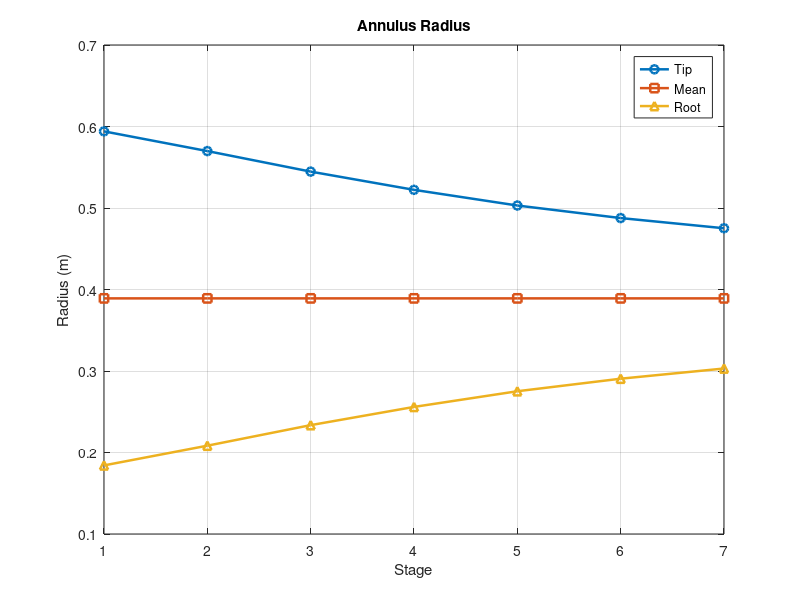
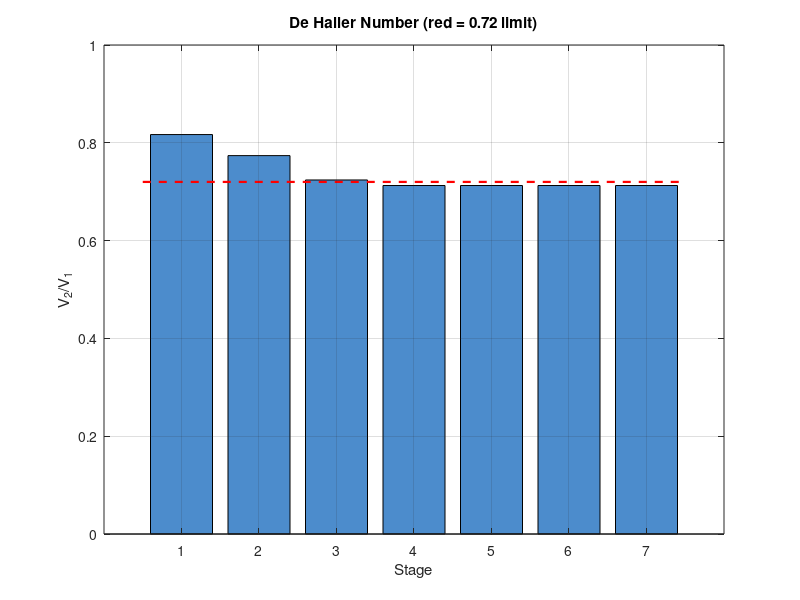
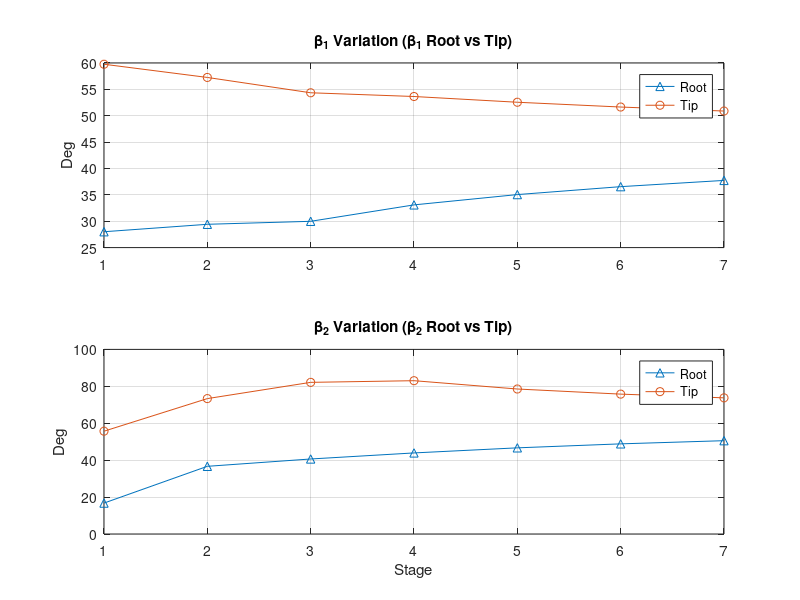

Here is the MATLAB script that generated these plots, in order:
%% =====================================================================
%  AXIAL COMPRESSOR STAGE-BY-STAGE MEAN-LINE DESIGN
%  Method: Cohen, Rogers & Saravanamuttoo ("Gas Turbine Theory")
%  Features: Exact RPM kinematics, dT0 Bisection Solver, First-Power Law
% =====================================================================
clear; clc; close all;

%% ---------------------------------------------------------------------
%  1. USER INPUT BLOCK
% ------------------------------------------------------------------------
gam   = 1.4;                 % ratio of specific heats
R     = 287;                 % J/kg.K, specific gas constant (air)
Cp    = gam*R/(gam-1);       % J/kg.K

mdot     = 131.2447;         % kg/s, mass flow rate at inlet
N_rpm    = 5819;             % rpm, LP spool speed (EXACT INPUT)
T01      = 389.86;           % K, inlet stagnation temperature
P01      = 73.66e3;          % Pa, inlet stagnation pressure
eta_p    = 0.8782;           % polytropic efficiency
nu_ht    = 0.27;             % hub-to-tip radius ratio at inlet
M1       = 0.549;            % inlet absolute Mach no.
PR_total = 4.1;              % overall design pressure ratio

N_stages = 7;                

% Prescribed per-stage design parameters
dT0_1 = 20.0;                % K, Stage 1 prescribed temp rise
dT0_2 = 25.0;                % K, Stage 2 prescribed temp rise
lambda = [0.98, 0.93, 0.88, 0.83, 0.83, 0.83, 0.83];   % work-done factors
Lambda = [ NaN, 0.70, 0.50, 0.50, 0.50, 0.50, 0.50 ];  % degree of reaction

VORTEX_LAW = 'first_power';  % 'first_power' -> Cw = a*r (solid body)
DEHALLER_LIMIT = 0.72;       % stall guideline for plotting

fprintf('=== INPUT SUMMARY ===\n');
fprintf('Stages: %d | mdot=%.4f kg/s | N = %d rpm | PR_total=%.3f\n\n', ...
    N_stages, mdot, N_rpm, PR_total);

%% ---------------------------------------------------------------------
%  2. STEP 1 : INLET KINEMATICS & ANNULUS (DRIVEN BY RPM)
% ------------------------------------------------------------------------
T1   = T01 / (1 + (gam-1)/2 * M1^2);      % static temperature, K
P1   = P01 / (T01/T1)^(gam/(gam-1));      % static pressure, Pa
rho1 = P1 / (R*T1);                       % static density, kg/m3
Ca   = M1 * sqrt(gam*R*T1);               % mean axial velocity (constant for mean-line)

% Annulus sizing based on mass flow
A1  = mdot / (rho1 * Ca);                 % Inlet area, m^2
rt1 = sqrt( A1 / (pi*(1 - nu_ht^2)) );    % tip radius at inlet
rr1 = nu_ht * rt1;                        % root radius at inlet
rm1 = (rr1 + rt1)/2;                      % mean radius at inlet

omega = N_rpm * (2*pi) / 60;              % rad/s
U_tip1 = omega * rt1;                     
U = omega * rm1;                          % U_mean, held constant for every stage
phi = Ca / U;                             % Actual computed flow coefficient

fprintf('=== STEP 1: INLET KINEMATICS ===\n');
fprintf('T1 = %.2f K | P1 = %.2f kPa | Ca (=C1) = %.2f m/s\n', T1, P1/1000, Ca);
fprintf('rt1 = %.4f m | rr1 = %.4f m | rm1 = %.4f m\n', rt1, rr1, rm1);
fprintf('U_tip1 = %.2f m/s | U_mean = %.2f m/s | phi = %.3f\n\n', U_tip1, U, phi);

%% ---------------------------------------------------------------------
%  3. BISECTION SOLVER FOR STAGE 3-7 TEMPERATURE DISTRIBUTION
% ------------------------------------------------------------------------
dT_low = 10; dT_high = 60; tol = 1e-4;
dT0 = zeros(1, N_stages);
dT0(1) = dT0_1; 
dT0(2) = dT0_2;
dT_guess = 0;

while (dT_high - dT_low) > tol
    dT_guess = (dT_low + dT_high) / 2;
    for i = 3:N_stages
        dT0(i) = dT_guess;
    end
    
    PR_calc = 1.0;
    T0_curr = T01;
    for i = 1:N_stages
        PR_calc = PR_calc * (1 + eta_p * dT0(i) / T0_curr)^(gam/(gam-1));
        T0_curr = T0_curr + dT0(i);
    end
    
    if PR_calc < PR_total
        dT_low = dT_guess;
    else
        dT_high = dT_guess;
    end
end
fprintf('=== BISECTION SOLVER ===\n');
fprintf('Balanced Stages 3-7 at dT0 = %.3f K to hit PR = %.3f\n\n', dT_guess, PR_total);

%% ---------------------------------------------------------------------
%  4. STEP 2 : STAGE-BY-STAGE VELOCITY TRIANGLES
% ------------------------------------------------------------------------
beta1 = zeros(1,N_stages); beta2 = zeros(1,N_stages);   
alpha1 = zeros(1,N_stages); alpha2 = zeros(1,N_stages);   
Cw1 = zeros(1,N_stages); Cw2 = zeros(1,N_stages);   
PR_st = zeros(1,N_stages);                                
P01_st = zeros(1,N_stages); T01_st = zeros(1,N_stages);   
P03_st = zeros(1,N_stages); T03_st = zeros(1,N_stages);   
Lambda_out = zeros(1,N_stages);                           
DeHaller = zeros(1,N_stages);
Deflection_deg = zeros(1,N_stages);

fprintf('=== STEP 2: STAGE-BY-STAGE DESIGN ===\n');
for i = 1:N_stages
    if i == 1
        T01_st(i) = T01;  P01_st(i) = P01;
    else
        T01_st(i) = T03_st(i-1);  P01_st(i) = P03_st(i-1);
    end

    dT0i = dT0(i);
    lam_i = lambda(i);

    if isnan(Lambda(i))
        % Stage 1: Zero inlet swirl
        alpha1(i) = 0;  Cw1(i) = 0;
        dCw = Cp*dT0i / (lam_i*U);
        Cw2(i)  = dCw;
        beta1(i)  = atan(U/Ca);
        beta2(i)  = atan( (U-Cw2(i))/Ca );
        alpha2(i) = atan( Cw2(i)/Ca );
        Lambda_out(i) = 1 - (Cw2(i)+Cw1(i))/(2*U);
    else
        % Stages 2-7: Prescribed Reaction
        Lam_i = Lambda(i);
        rhs_diff = dT0i*Cp/(lam_i*U*Ca);
        rhs_sum  = Lam_i*2*U/Ca;
        tanb1 = (rhs_sum + rhs_diff)/2;
        tanb2 = (rhs_sum - rhs_diff)/2;
        beta1(i) = atan(tanb1);  beta2(i) = atan(tanb2);

        tana1 = U/Ca - tanb1;                      
        tana2 = tana1 + (tanb2 - tanb1);            
        alpha1(i) = atan(tana1);  alpha2(i) = atan(tana2);

        Cw1(i) = Ca*tana1;  Cw2(i) = Ca*tana2;
        Lambda_out(i) = Lam_i;
    end

    PR_st(i) = (1 + eta_p*dT0i/T01_st(i))^(gam/(gam-1));
    P03_st(i) = PR_st(i)*P01_st(i);
    T03_st(i) = T01_st(i) + dT0i;

    DeHaller(i) = cos(beta1(i))/cos(beta2(i));
    Deflection_deg(i) = rad2deg(beta1(i) - beta2(i));

    fprintf('  Stage %d: b1=%6.2f  b2=%6.2f  a1=%6.2f  a2=%6.2f deg | PR=%.3f | DeH=%.3f\n', ...
        i, rad2deg(beta1(i)), rad2deg(beta2(i)), rad2deg(alpha1(i)), rad2deg(alpha2(i)), PR_st(i), DeHaller(i));
end
fprintf('\n');

%% ---------------------------------------------------------------------
%  5. STEP 3a : EXIT ANNULUS SIZING
% ------------------------------------------------------------------------
r_mean = zeros(1,N_stages); r_root = zeros(1,N_stages); r_tip = zeros(1,N_stages);
h_blade = zeros(1,N_stages); A3_st = zeros(1,N_stages);

fprintf('=== STEP 3a: EXIT ANNULUS SIZING ===\n');
for i = 1:N_stages
    C3sq = Ca^2 + Cw2(i)^2;
    T3_st  = T03_st(i) - C3sq/(2*Cp);
    P3_st  = P03_st(i) * (T3_st/T03_st(i))^(gam/(gam-1));
    rho3   = P3_st/(R*T3_st);
    A3_st(i) = mdot/(rho3*Ca);

    r_mean(i) = rm1;  % constant mean-line design
    h_blade(i)= A3_st(i)/(2*pi*r_mean(i));
    r_root(i) = r_mean(i) - h_blade(i)/2;
    r_tip(i)  = r_mean(i) + h_blade(i)/2;

    fprintf('  Stage %d: r_root=%.4f | r_tip=%.4f | h=%.4f m\n', ...
        i, r_root(i), r_tip(i), h_blade(i));
end
fprintf('\n');

%% ---------------------------------------------------------------------
%  6. STEP 3b : AIR ANGLE VARIATION WITH RADIUS (FIRST-POWER LAW)
% ------------------------------------------------------------------------
station_names = {'Root','Mean','Tip'};
beta1_rmt = zeros(N_stages,3); beta2_rmt = zeros(N_stages,3);
alpha1_rmt = zeros(N_stages,3); alpha2_rmt = zeros(N_stages,3);

fprintf('=== STEP 3b: AIR ANGLES (%s) ===\n', VORTEX_LAW);
for i = 1:N_stages
    radii = [r_root(i), r_mean(i), r_tip(i)];
    for k = 1:3
        r = radii(k);
        % First-Power Law: Swirl velocity proportional to radius
        Cw1_r = Cw1(i) * (r / r_mean(i));
        Cw2_r = Cw2(i) * (r / r_mean(i));
        
        % SREE Integration Check: Trapping imaginary Ca logic
        radicand1 = Ca^2 + 2*(Cw1(i)^2 - Cw1_r^2);
        radicand2 = Ca^2 + 2*(Cw2(i)^2 - Cw2_r^2);
        
        if radicand1 < 0
            Ca1_r = NaN; % Flow recirculation / stagnation
            fprintf('*** WARNING: Stage %d %s Ca1 stagnation (imaginary flow)\n', i, station_names{k});
        else
            Ca1_r = sqrt(radicand1);
        end
        
        if radicand2 < 0
            Ca2_r = NaN;
            fprintf('*** WARNING: Stage %d %s Ca2 stagnation (imaginary flow)\n', i, station_names{k});
        else
            Ca2_r = sqrt(radicand2);
        end
        
        U_r = omega * r;
        
        beta1_rmt(i,k)  = atan( (U_r - Cw1_r)/Ca1_r );
        beta2_rmt(i,k)  = atan( (U_r - Cw2_r)/Ca2_r );
        alpha1_rmt(i,k) = atan( Cw1_r/Ca1_r );
        alpha2_rmt(i,k) = atan( Cw2_r/Ca2_r );
    end
end
fprintf('\n');

%% =======================================================================
%  7. PLOTS
% =========================================================================
stages_x = 1:N_stages;

% Plot 1: Annulus
figure('Name','Annulus Sizing');
plot(stages_x, r_tip,  '-o','LineWidth',1.8); hold on;
plot(stages_x, r_mean, '-s','LineWidth',1.8);
plot(stages_x, r_root, '-^','LineWidth',1.8);
xlabel('Stage'); ylabel('Radius (m)'); title('Annulus Radius'); legend('Tip','Mean','Root'); grid on;

% Plot 2: De Haller
figure('Name','De Haller Number');
bar(stages_x, DeHaller, 'FaceColor',[0.30 0.55 0.80]); hold on;
plot([0.5, N_stages+0.5], [DEHALLER_LIMIT, DEHALLER_LIMIT], 'r--','LineWidth',1.6);
xlabel('Stage'); ylabel('V_2/V_1'); title('De Haller Number (red = 0.72 limit)'); grid on;

% Plot 3: Air Angle Spread (Handles NaNs gracefully)
figure('Name','Root vs Tip Angles');
subplot(2,1,1);
plot(stages_x, rad2deg(beta1_rmt(:,1)),'-^', stages_x, rad2deg(beta1_rmt(:,3)),'-o');
title('\beta_1 Variation (\beta_1 Root vs Tip)'); legend('Root','Tip'); ylabel('Deg'); grid on;
subplot(2,1,2);
plot(stages_x, rad2deg(beta2_rmt(:,1)),'-^', stages_x, rad2deg(beta2_rmt(:,3)),'-o');
title('\beta_2 Variation (\beta_2 Root vs Tip)'); legend('Root','Tip'); xlabel('Stage'); ylabel('Deg'); grid on;
